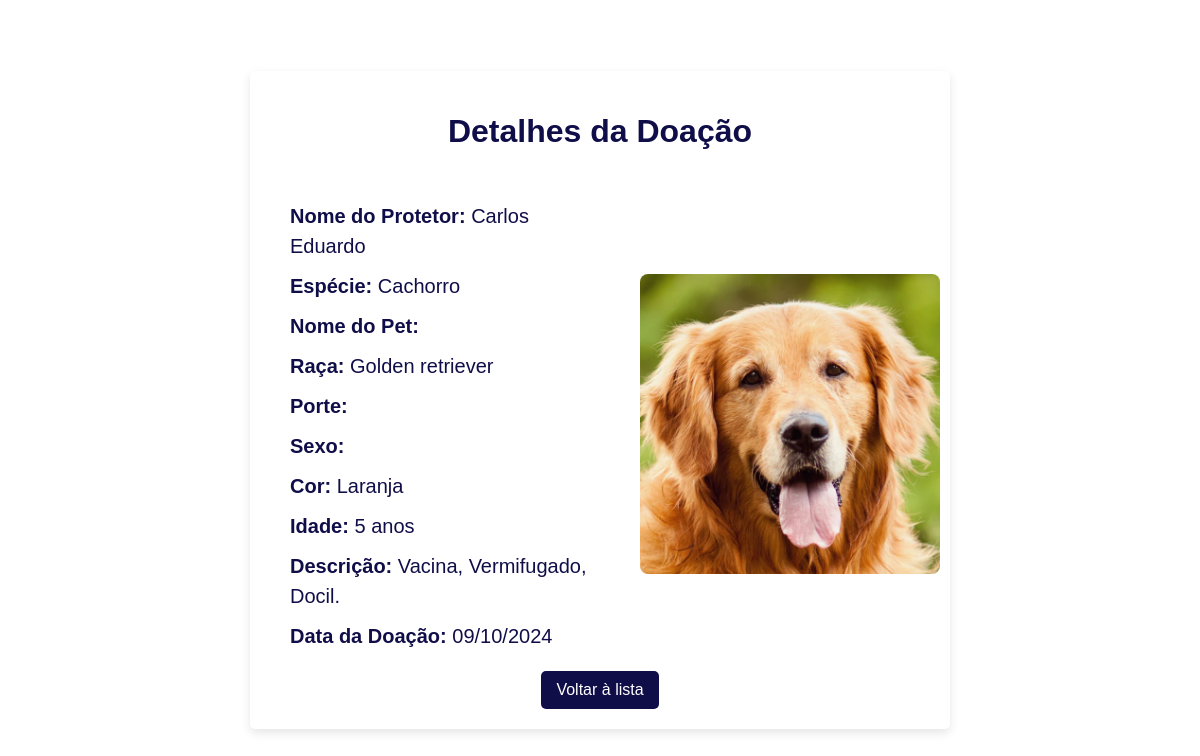
Page /crud/public/visualizar_doacao.php?id=1 on the earlier database version.
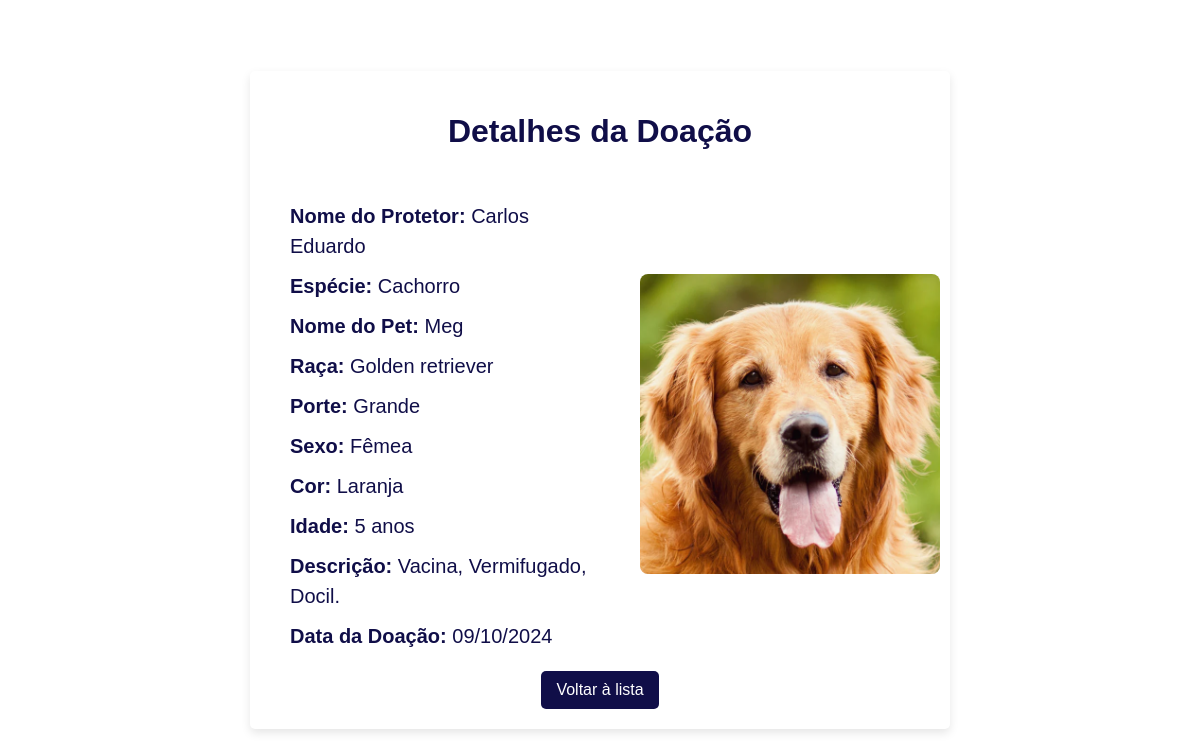
Same page on the later database version.
### tables this page shows
CREATE TABLE `doacoes` (
  `id` int(11) NOT NULL,
  `pet_id` int(11) DEFAULT NULL,
  `usuario_id` int(11) DEFAULT NULL,
  `data` date DEFAULT NULL,
  `criado_em` timestamp NOT NULL DEFAULT current_timestamp(),
  `endereco_id` int(11) DEFAULT NULL
);

CREATE TABLE `usuarios` (
  `id` int(11) NOT NULL,
  `nome` varchar(100) NOT NULL,
  `sobrenome` varchar(100) NOT NULL,
  `cpf` varchar(14) NOT NULL,
  `telefone` varchar(15) NOT NULL,
  `email` varchar(100) NOT NULL,
  `senha` varchar(255) NOT NULL,
  `criado_em` timestamp NOT NULL DEFAULT current_timestamp(),
  `perfil_id` int(11) NOT NULL,
  `data_nascimento` date DEFAULT NULL
);

CREATE TABLE `especie` (
  `id` int(11) NOT NULL,
  `nome` varchar(100) DEFAULT NULL
);

CREATE TABLE `pets` (
  `id` int(11) NOT NULL,
  `nome` varchar(100) NOT NULL,
  `especie_id` int(11) NOT NULL,
  `raca` varchar(100) NOT NULL,
  `porte` varchar(50) NOT NULL,
  `sexo` enum('Macho','Fêmea') NOT NULL,
  `cor` varchar(50) NOT NULL,
  `idade` int(11) NOT NULL,
  `descricao` text DEFAULT NULL,
  `foto` text DEFAULT NULL,
  `criado_em` timestamp NOT NULL DEFAULT current_timestamp()
);

CREATE TABLE `fotos` (
  `id` int(11) NOT NULL,
  `nome` varchar(100) NOT NULL,
  `url` varchar(100) NOT NULL,
  `pet_id` int(11) NOT NULL
);

### crud/controllers/PetController.php (called while the page is built, shortened)
<?php
require_once '../models/Pet.php';
class PetController {
    private $petModel;
    public function __construct($db) {
        $this->petModel = new Pet( $db);
    }
    public function visualizarDoacao($id) {
        $doacao = $this->petModel->visualizarDoacao($id);
        return $doacao;
    }
}
?>

### crud/models/Pet.php (called while the page is built, shortened)
<?php
class Pet
{
    private $conn;
    public function __construct($db) {
        $this->conn = $db;
    }
    public function visualizarDoacao($doacao_id) {
        $sql = "SELECT d.id AS doacao_id,
                       p.id AS pet_id,
                       p.nome,
                       p.especie_id,
                       p.raca,
                       p.porte,
                       p.sexo,
                       p.cor,
                       p.idade,
                       p.descricao,
                       d.data,
                       u.nome AS usuario_nome,
                       u.sobrenome AS usuario_sobrenome,
                       e.nome AS especie_nome,
                       f.url AS foto_url
                FROM doacoes d
                JOIN pets p ON d.pet_id = p.id
                JOIN usuarios u ON d.usuario_id = u.id
                LEFT JOIN fotos f ON p.id = f.pet_id
                LEFT JOIN especie e ON p.especie_id = e.id
                WHERE d.id = ?
                LIMIT 1";
        $stmt = $this->conn->prepare($sql);
        $stmt->bind_param("i", $doacao_id);
        $stmt->execute();
        $result = $stmt->get_result();
        if ($result->num_rows > 0) {
            return $result->fetch_assoc();
        } else {
            return null;
        }
    }
}
?>

### crud/public/visualizar_doacao.php (the view, shortened to what this page needs)
<?php
require '../controllers/PetController.php';
$db = (new DataBase())->getConnection();
$petController = new PetController($db);
if (isset($_GET['id'])) {
    $doacao = $petController->visualizarDoacao($_GET['id']);
} else {
    die("ID da doação não fornecido.");
}
?>
<!DOCTYPE html>
<html lang="pt-BR">
<head>
</head>
<body>
    <div class="container">
        <h1>Detalhes da Doação</h1>
        <div class="info-container">
            <div class="text-info">
                <p><strong>Nome do Protetor:</strong>
                    <?= htmlspecialchars($doacao['usuario_nome'] . ' ' . $doacao['usuario_sobrenome']) ?></p>
                <p><strong>Espécie:</strong> <?= htmlspecialchars($doacao['especie_nome']) ?></p>
                <p><strong>Nome do Pet:</strong> <?= htmlspecialchars($doacao['nome']) ?></p>
                <p><strong>Raça:</strong> <?= htmlspecialchars($doacao['raca']) ?></p>
                <p><strong>Porte:</strong> <?= htmlspecialchars($doacao['porte']) ?></p>
                <p><strong>Sexo:</strong> <?= htmlspecialchars($doacao['sexo']) ?></p>
                <p><strong>Cor:</strong> <?= htmlspecialchars($doacao['cor']) ?></p>
                <p><strong>Idade:</strong> <?= htmlspecialchars($doacao['idade']) ?> anos</p>
                <p><strong>Descrição:</strong> <?= htmlspecialchars($doacao['descricao']) ?></p>
                <p><strong>Data da Doação:</strong>
                    <?= (new DateTime($doacao['data']))->format('d/m/Y') ?></p>
            </div>
            <div class="image-info">
                <?php if (!empty($doacao['foto_url'])): ?>
                    <?php
                    $imgSrc = '../../' . $doacao['foto_url'];
                    ?>
                    <img src="<?= htmlspecialchars($imgSrc) ?>" alt="Foto do Pet">
                <?php else: ?>
                    <p>Nenhuma foto disponível.</p>
                <?php endif; ?>
            </div>
        </div>
        <div class="btn-group">
            <a href="listar_doacoes.php" class="btn voltar">Voltar à lista</a>
        </div>
    </div>
</body>
</html>

Differences in the rows shown:
changed through a linked row, doacoes "Carlos Eduardo": pet.nome (not shown) → "Meg"; pet.porte (not shown) → "Grande"; pet.sexo (not shown) → "Fêmea"
